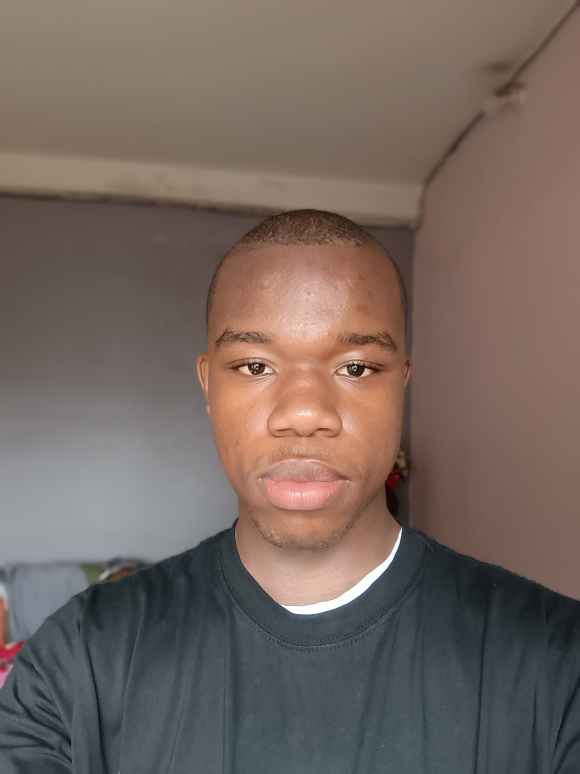
#> input picture OpenCV by Brunel/IMG_20250218_093953263_PORTRAIT.jpg, 1740 x 2320 px (shown at 1/3 size)
$ jupyter execute Masking.ipynb
#> lines starting #> are read from the running program, lines starting #| are printed output that depends on the picture; after the words box and inside, x2 and y2 are one past the last pixel; in counts of white or black regions, pixels touching at a corner belong together
#> further down, img is the input picture: shape (2320, 1740, 3); mean B, G, R 95.3, 102.4, 116.6
[cell 1]
import cv2
import numpy as np

[cell 2]
def rescaleFrame(frame, scale = 0.25): #This function allows to resize a picture
#> called with scale = 0.25
    width = int(frame.shape[1] * scale)
#> width = 435
    height = int(frame.shape[0] * scale)
#> height = 580
    dimensions = (width, height)
#> dimensions = (435, 580)
    return cv2.resize(frame, dimensions, interpolation=cv2.INTER_AREA)
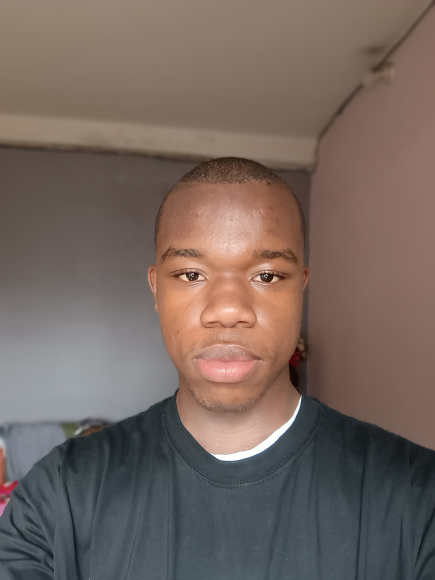
#> returned value: shape (580, 435, 3); mean of channels 0, 1, 2 95.3, 102.4, 116.6; drawn as B, G, R

[cell 3]
img = cv2.imread('IMG_20250218_093953263_PORTRAIT.jpg')
img = rescaleFrame(img)
cv2.imshow('Image', img)

blank = np.zeros(img.shape[:2], dtype = 'uint8')

cir = cv2.circle(blank, (img.shape[1] // 2+15, img.shape[0] // 2), 120, 255, -1)
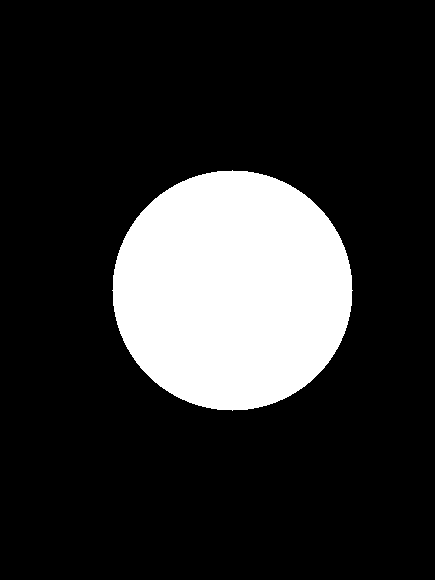
#> blank: shape (580, 435); 17.9% white; 1 white region, box (x1, y1, x2, y2) and area: (112, 170, 353, 411) 45225

masked_img = cv2.bitwise_and(img, img, mask=cir)
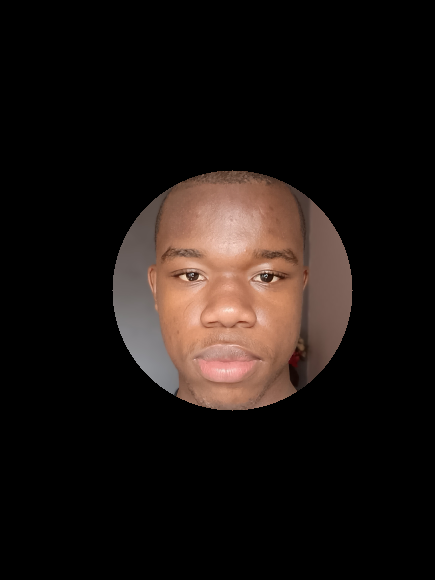
#> masked_img: shape (580, 435, 3); mean B, G, R 17.3, 20.4, 27.7
cv2.imshow('Masked image', masked_img)


cv2.waitKey(0)

$ run again, with OpenCV by Brunel/20230312_091308 (1).jpg copied over OpenCV by Brunel/IMG_20250218_093953263_PORTRAIT.jpg
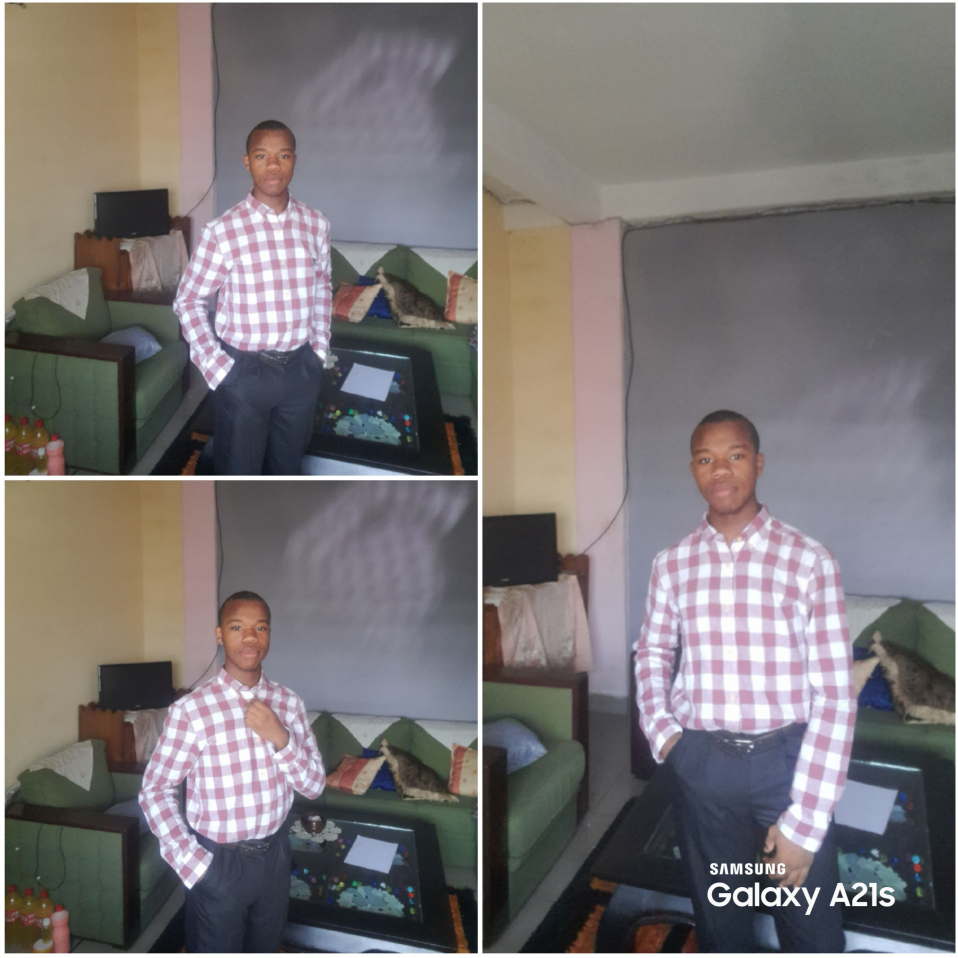
#> input picture OpenCV by Brunel/20230312_091308 (1).jpg, 2874 x 2874 px (shown at 1/3 size)
#> img is the input picture: shape (2874, 2874, 3); mean B, G, R 116.5, 116.3, 121.3
#> `cir = cv2.circle(blank, (img.shape[1] // 2+15, img.shape[0] // 2), 120..`:
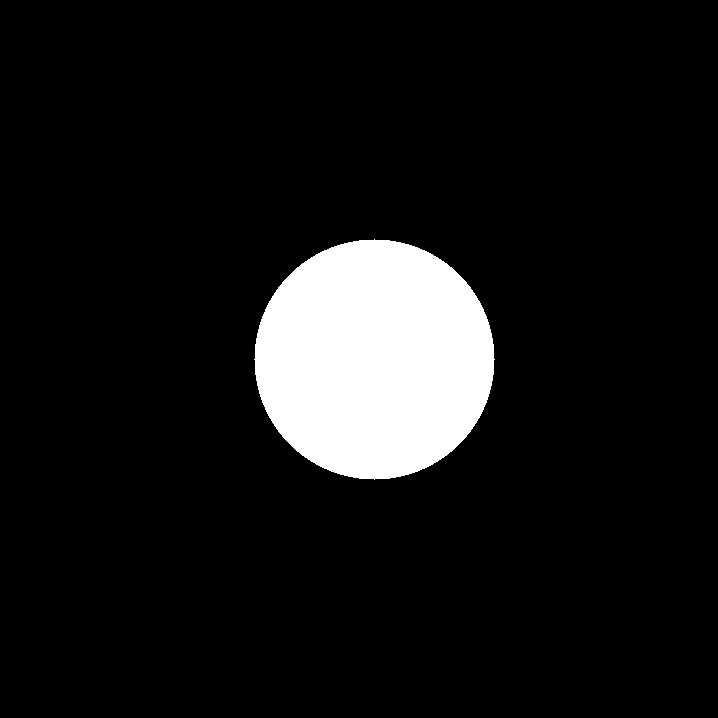
#> blank: shape (718, 718); 8.8% white; 1 white region, box (x1, y1, x2, y2) and area: (254, 239, 495, 480) 45225
#> `masked_img = cv2.bitwise_and(img, img, mask=cir)`:
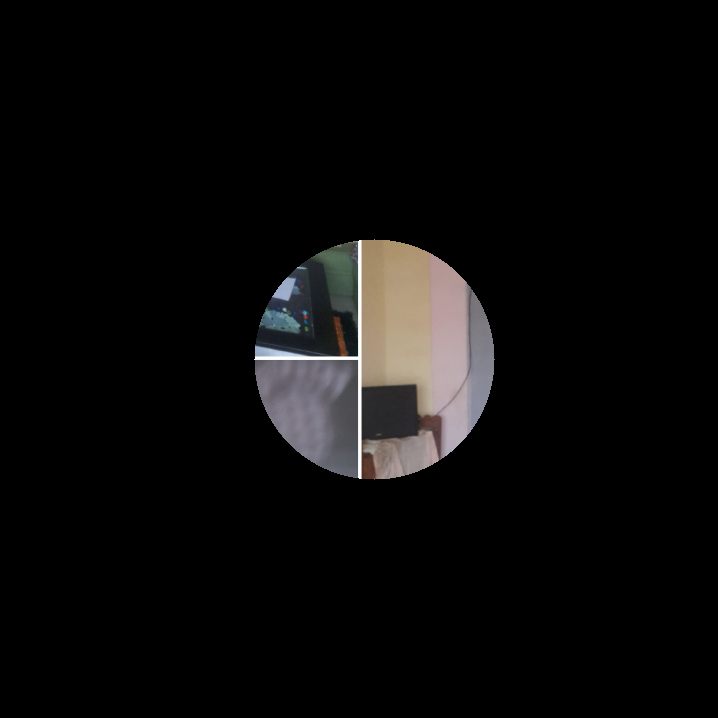
#> masked_img: shape (718, 718, 3); mean B, G, R 10.2, 10.4, 11.1

$ run again, with OpenCV by Brunel/4112d43fef464f46a1d68b0de05d8369.jpg copied over OpenCV by Brunel/IMG_20250218_093953263_PORTRAIT.jpg
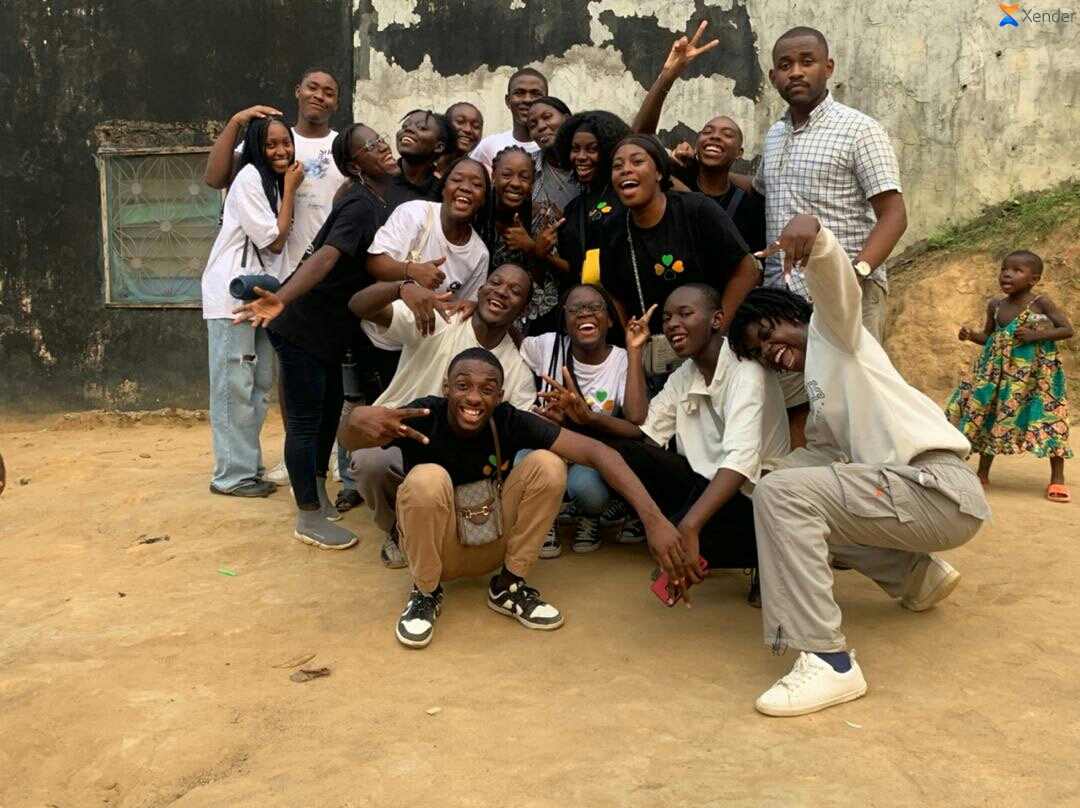
#> input picture OpenCV by Brunel/4112d43fef464f46a1d68b0de05d8369.jpg, 1080 x 808 px
#> img is the input picture: shape (808, 1080, 3); mean B, G, R 89.6, 121.1, 141.4
#> `cir = cv2.circle(blank, (img.shape[1] // 2+15, img.shape[0] // 2), 120..`:
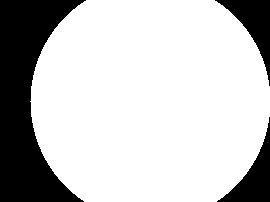
#> blank: shape (202, 270); 76.8% white; 3 black regions, box (x1, y1, x2, y2) and area: (0, 0, 86, 202) 9454, (215, 0, 270, 86) 1624, (217, 117, 270, 202) 1569
#> `masked_img = cv2.bitwise_and(img, img, mask=cir)`:
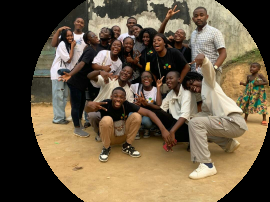
#> masked_img: shape (202, 270, 3); mean B, G, R 68, 90.5, 105.7
